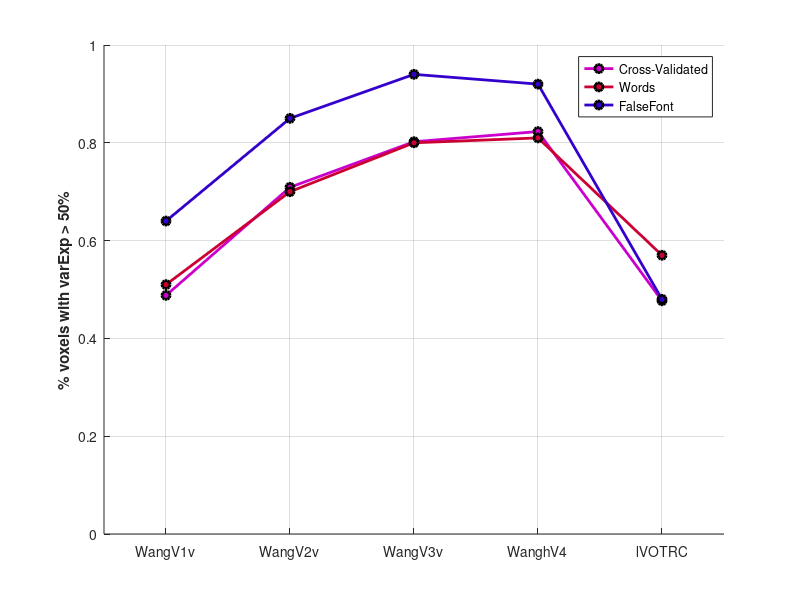

Reproduce this figure in MATLAB.



color1 =     [.8 0 .8];
color2 =     [.8 0 .2];
color3 =     [.2 0 .8];
    

descripts = {
    'Cross-Validated'
    'Words'
    'FalseFont'
    };

roiNames = {
    'WangV1v'
    'WangV2v'
    'WangV3v'
    'WanghV4'
    'lVOTRC'
    };

varexp1 = [
    .488
    .709
    .80224
    .823
    .477
    ];
varexp2 = [
    .51 
    .7
    .8
    .81
    .57
    ];
varexp3 = [
    .64
    .85
    .94
    .92
    .48
    ];

numRois = length(roiNames)

%%
close all; 
figure; hold on; 

plot(varexp1, 'color', color1, 'marker', 'o', 'linewidth',2, ...
    'markerfacecolor', color1,  'markeredgecolor', [0 0 0])
plot(varexp2, 'color', color2, 'marker', 'o', 'linewidth',2, ...
    'markerfacecolor', color2,  'markeredgecolor', [0 0 0])
plot(varexp3, 'color', color3, 'marker', 'o', 'linewidth',2, ...
    'markerfacecolor', color3,  'markeredgecolor', [0 0 0])

ylim([0 1])
xlim([0.5 numRois+.5])
grid on; 

set(gca, 'xtick', [1:numRois])
set(gca, 'xticklabel', roiNames)

ylabel('% voxels with varExp > 50%', 'fontweight', 'bold')
legend(descripts)





